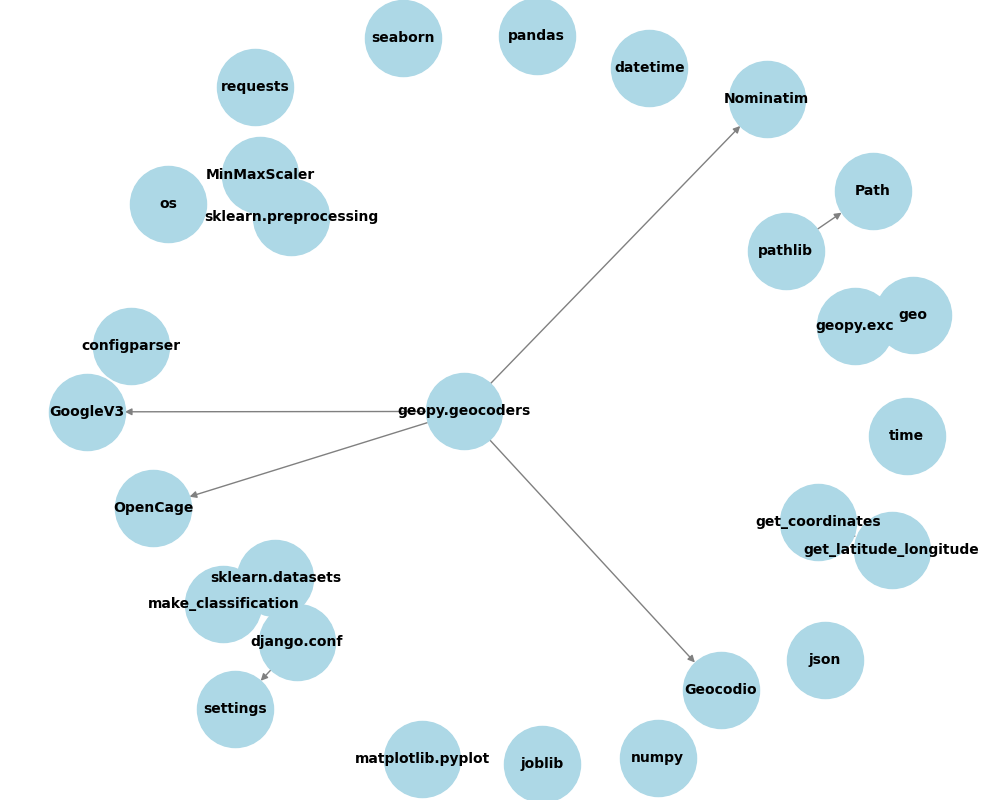

Here is the Python script that generated this plot:
import matplotlib.pyplot as plt
import networkx as nx
import os
fig_root = os.curdir
# Define the imports and their dependencies
dependencies = {
    "numpy": [],
    "pandas": [],
    "sklearn.datasets": ["make_classification"],
    "sklearn.preprocessing": ["MinMaxScaler"],
    "joblib": [],
    "datetime": [],
    "os": [],
    "matplotlib.pyplot": [],
    "seaborn": [],
    "django.conf": ["settings"],
    "time": [],
    "geopy.exc": ["geo"],
    "requests": [],
    "geopy.geocoders": ["Geocodio", "GoogleV3", "Nominatim", "OpenCage"],
    "json": [],
    "pathlib": ["Path"],
    "get_coordinates": ["get_latitude_longitude"],
    "configparser": []
}

# Create a directed graph
G = nx.DiGraph()

# Add nodes and edges to the graph
for parent, children in dependencies.items():
    G.add_node(parent)
    for child in children:
        G.add_edge(parent, child)

# Draw the graph
plt.figure(figsize=(10, 8))
pos = nx.spring_layout(G)
nx.draw(G, pos, with_labels=True, node_color="lightblue", font_weight="bold", node_size=3000, font_size=10, edge_color="gray")
plt.title("Dependencies Graph for the Given Imports", fontsize=14)
# Save the figure before showing it
plt.savefig(os.path.join(fig_root, 'dep_graph.png'))
plt.show()
